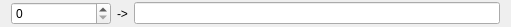
<?xml version="1.0" encoding="UTF-8"?>
<ui version="4.0">
 <class>VTT_Widget</class>
 <widget class="QWidget" name="VTT_Widget">
  <property name="geometry">
   <rect>
    <x>0</x>
    <y>0</y>
    <width>511</width>
    <height>26</height>
   </rect>
  </property>
  <property name="windowTitle">
   <string>Form</string>
  </property>
  <layout class="QHBoxLayout" name="horizontalLayout">
   <property name="topMargin">
    <number>2</number>
   </property>
   <property name="bottomMargin">
    <number>2</number>
   </property>
   <item>
    <widget class="QDoubleSpinBox" name="value">
     <property name="minimumSize">
      <size>
       <width>100</width>
       <height>0</height>
      </size>
     </property>
     <property name="decimals">
      <number>0</number>
     </property>
    </widget>
   </item>
   <item>
    <widget class="QLabel" name="label_2">
     <property name="text">
      <string>-&gt;</string>
     </property>
    </widget>
   </item>
   <item>
    <widget class="QLineEdit" name="text"/>
   </item>
  </layout>
 </widget>
 <resources/>
 <connections/>
</ui>
